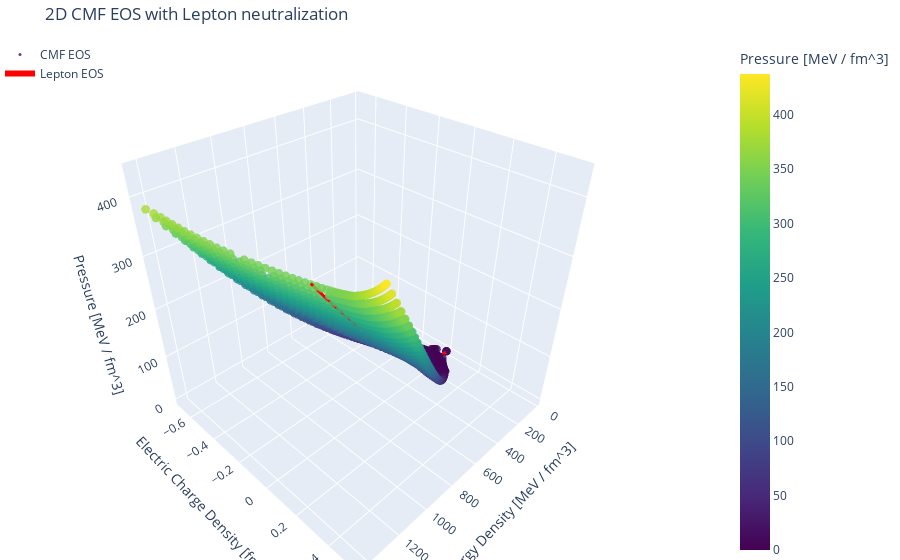

The notebook cell saved with this chart:
### Markdown cell above
#### $P(\varepsilon) \, vs \, n_Q$

### Code cell
plot_2D_CMF_EoS_with_Lepton(jobs[0]['cmf_eos'], jobs[0]['eos'], "nQ")

### Figure 1 — Plotly figure (JSON) as saved in the notebook; plotly's stock layout.template omitted (floating-point values rounded to 4 significant figures; data arrays with more than 128 entries replaced by an {"elided": "..."} marker saying what was removed)
{"data": [{"marker": {"color": {"elided": "2649 float values"}, "colorbar": {"title": {"text": "Pressure [MeV / fm^3]"}}, "colorscale": [[0, "#440154"], [0.1111, "#482878"], [0.2222, "#3e4989"], [0.3333, "#31688e"], [0.4444, "#26828e"], [0.5556, "#1f9e89"], [0.6667, "#35b779"], [0.7778, "#6ece58"], [0.8889, "#b5de2b"], [1, "#fde725"]], "opacity": 0.8, "size": 3}, "mode": "markers", "name": "CMF EOS", "type": "scatter3d", "x": {"elided": "2649 float values"}, "y": {"elided": "2649 float values"}, "z": {"elided": "2649 float values"}}, {"line": {"color": "red", "width": 6}, "mode": "lines", "name": "Lepton EOS", "type": "scatter3d", "x": [36.55, 110.2, 148.9, 180.9, 209.8, 237.0, 263.2, 288.8, 314.0, 339.1, 364.2, 389.4, 414.8, 443.2, 473.6, 506.0, 539.7, 574.0, 608.7, 644.0, 679.7, 715.9, 752.8, 790.4, 828.7, 867.5, 907.0, 946.9, 987.4, 1028.0, 1070.0, 1112.0, 1155.0, 1198.0], "y": [0.002699, 0.003543, 0.007273, 0.01141, 0.01583, 0.02049, 0.02533, 0.03034, 0.03548, 0.04074, 0.04611, 0.05158, 0.05714, 0.06215, 0.06667, 0.0699, 0.07231, 0.07443, 0.07641, 0.07827, 0.08007, 0.08182, 0.0832, 0.08422, 0.08493, 0.08551, 0.086, 0.08643, 0.0868, 0.08714, 0.08746, 0.08777, 0.08799, 0.08839], "z": [0.05939, 1.739, 4.489, 7.952, 12.02, 16.64, 21.76, 27.38, 33.47, 40.01, 47.01, 54.44, 62.31, 70.63, 79.45, 88.77, 98.63, 109.0, 120.0, 131.5, 143.5, 156.0, 169.1, 182.8, 196.9, 211.6, 226.9, 242.7, 259.0, 275.9, 293.4, 311.4, 329.9, 348.9]}], "layout": {"legend": {"x": 0, "y": 1}, "margin": {"b": 0, "l": 0, "r": 0, "t": 40}, "scene": {"xaxis": {"title": {"text": "Energy Density [MeV / fm^3]"}}, "yaxis": {"title": {"text": "Electric Charge Density [fm^-3]"}}, "zaxis": {"title": {"text": "Pressure [MeV / fm^3]"}}}, "title": {"text": "2D CMF EOS with Lepton neutralization"}}}
